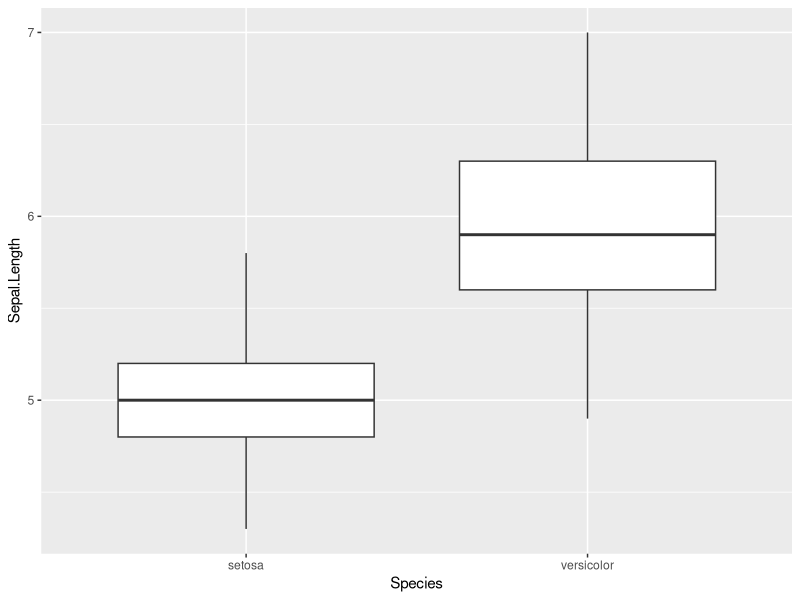

Source code (R): (Note: this script raises an error after producing the figure.)
####### Coding challenge
head(iris)
View(iris)
### Question 1: Means of Sepal.length of setosa differs from means of versicolor. Create a 
# graph to examine the difference between two groups. 
install.packages("tidyverse")
install.packages("rstatix")
install.packages("ggpubr")
library(tidyverse)
library(rstatix)
library(ggpubr)
library(dplyr)
levels(iris$Species)
#  group_by(Species)%>%
iris %>%
  filter(Species != "virginica") %>%
  group_by(Species) %>%
  ggplot(aes(x=Species, y=Sepal.Length))+
  geom_boxplot()
  
### Question 2: Please check, if all assumptions are meeting.
iris %>%
  filter(Species != "virginica") %>%
  group_by(Species) %>%
  identify_outliers(Sepal.Length)

# Normality assumptions

# Compute Shapiro wilk test by groups
iris %>%
  filter(Species != "Virginica") %>%
  group_by(Species) %>%
  shapiro_test(Sepal.Length)

# Draw a qq plot by group
iris %>%
  filter(Species != "virginica") %>%
  group_by(Species) %>%
  ggqqplot(iris, x = "Sepal.Length", facet.by = "Species")


# Check the equality of variances
iris %>% 
  filter(Species != "virginica") %>%
  levene_test(Sepal.Length ~ Species)

### Question 3: Please use appropriate test to see the difference.
iris %>%
  filter(Species != "Virginica") %>%
  t_test(Sepal.Length ~ Species, var.equal = TRUE) %>%
  add_significance()


### Question 4: There are 3 species of plants in iris data set. Please use 
# appropriate test to examine the difference in sepal length, 
levels(iris$Species)
anv = aov(Sepal.Length ~ Species, data = iris)
summary(anv)

### Question 5: Please create appropriate box plot to compare three groups
iris %>%
  ggplot(aes(x=Species,y=Sepal.Length))+
  geom_boxplot()

### Question 6: If there is any difference in Sepal.length, which groups are
# different.

# pst hoc test
TukeyHSD(anv)


#Pairwise t-test
pairwise.t.test(iris$Sepal.Length, iris$Species, p.adjust.method =  "BH")

### Question 7: Please check all assumptions required for the test.

## Conditions of one way ANOVA

## 1) Check the homogeneity of variance assumption
plot(anv,1)

## leven's test for homogeneity of variance
iris %>% levene_test(Sepal.Length ~ Species)
##2) Normality of residuals.
plot(anv,2)

# Extract the residuals
residuals <- residuals(anv)
# Run Shapiro-Wilk test
shapiro.test(residuals)
